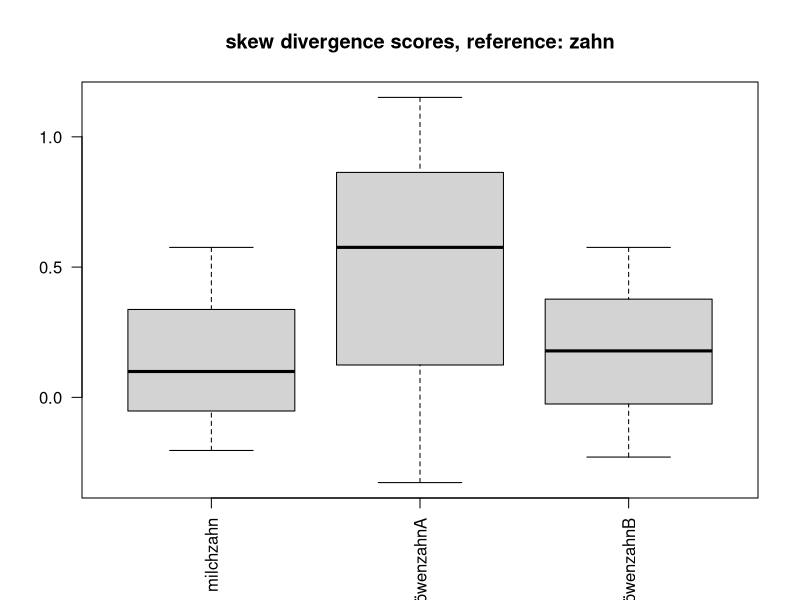
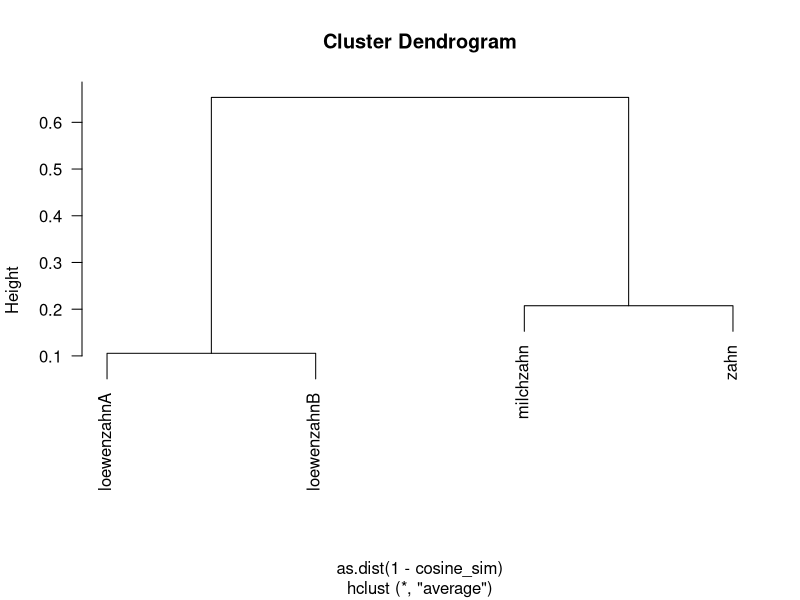

These figures' R source, in order:
# 20260508(20.05)
# 16197.lx-tech.zinsmeister
###########################

## ----skew

# computing skew divergence score for noun-noun compound vectors
# Q: zinsmeister(2013)


# D(p||q) = Sig^i p^i x log(p^i/q^i)
l1<-c(0.6,0.4,0) # milchzahn
l2<-c(0.25,0.5,0.25) # zahn
l3<-c(0,0,1) # löwenzahn
### test: löwenzahn::ziehen=1 occurence instead 0
l4<-c(0,1,2)
l5<-unlist(lapply(l4,function(x){
x/sum(l4)
}))
########################
# l2 is the reference p
# l1,l3 are the target q probabilities which are projected on /smoothed by reference p
#############################################
lx<-list(list(l2,l1),list(l2,l3),list(l2,l5))
#f<-sum(pi*(log(pi/qi)))
# latex entropy: $H(X) := -\sum_{x \in \mathcal{X}} p(x) \log2 p(x)$
# \sum{p(i)(log(p(i)/q(i)))}
w<-0.9
s1<-lapply(lx,function(l){
  print(l)
#  lapply(l,function(p){
 #   cat("p:",p,"\n")
    s<-array()
    for(i in 1:length(l[[1]])){
      p1<-l[[1]][i]
      q1<-l[[2]][i]
      qi<-(w*q1)+((1-w)*p1) # qi smoothed
      cat("qi:",qi,"\n")
      # s[i]<-sum(pi*log((pi/qi)))
      s[i]<-p1*log(p1/qi)
      cat("s:",s[i],"\n")
    }
    spq<-sum(s)
    cat("skew div:",spq,"\n")
  return(s)
})
names(s1)<-c("milchzahn","löwenzahnA","löwenzahnB")
lapply(s1,sum) #chk.
par(las=2)
boxplot(s1,main="skew divergence scores, reference: zahn")

## ----cosine-sim


# X = numeric matrix of token embeddings (rows = tokens, cols = features)
# Example:
# X <- as.matrix(df[, -1])
# rownames(X) <- df$t
# l1<-c(0.6,0.4,0) # milchzahn
# l2<-c(0.25,0.5,0.25) # zahn
# l3<-c(0,0,1) # löwenzahn
# ### test: löwenzahn::ziehen=1 occurence instead 0
# l4<-c(0,1,2)
df<-data.frame(token=c("milchzahn","zahn","loewenzahnA","loewenzahnB"),NA,NA,NA)
df[1,2:4]<-l1
df[2,2:4]<-l2
df[3,2:4]<-l3
df[4,2:4]<-l4
#df
X<-as.matrix(df[,-1])
# 1. Row norms (Euclidean length of each token vector)
row_norms <- sqrt(rowSums(X^2))

# 2. Dot-product matrix
#    tcrossprod(X) == X %*% t(X)
dot_products <- tcrossprod(X)

# 3. Outer product of norms
#    Gives all pairwise ||x_i|| * ||x_j||
norm_matrix <- outer(row_norms, row_norms)

# 4. Cosine similarity matrix
cosine_sim <- dot_products / norm_matrix

# 5. Handle rows with zero norm (if any)
cosine_sim[!is.finite(cosine_sim)] <- 0

# 6. Add row/column names
rownames(cosine_sim) <- df$token
colnames(cosine_sim) <- df$token

# Example: similarity between "striker" and "goal"
print(cosine_sim)
cosine_sim["milchzahn", "zahn"]

# Example: top 5 nearest neighbors for "striker"
nearest_neighbors <- function(token, sim, k = 5) {
  s <- sim[token, ]
  s <- s[names(s) != token]           # remove self-similarity
  s <- sort(s, decreasing = TRUE)
  head(s, k)
}

nearest_neighbors("zahn", cosine_sim)

## ----prob1

# Normalize counts to probabilities
# P <- counts / rowSums(counts)

# # Cosine similarity
# norms <- sqrt(rowSums(P^2))
# sim <- tcrossprod(P) / outer(norms, norms)
# sim[!is.finite(sim)] <- 0

# Cluster
hc2 <- hclust(as.dist(1 - cosine_sim), method = "average")

# Plot
plot(hc2)
